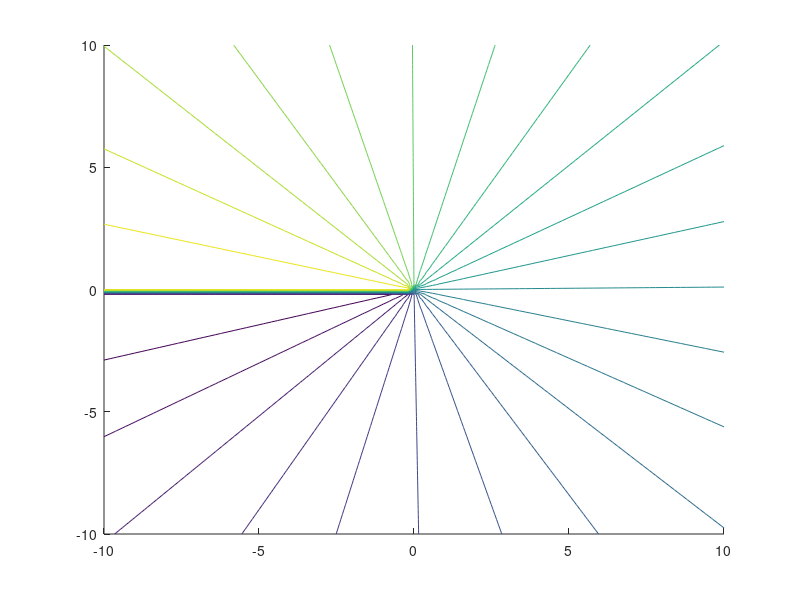

This chart was generated by the following MATLAB code: (Note: this script raises an error after producing the figure.)
clear all, close all


%-- PARAMETERS --------------------------------------------------------
% general
    gamma = 20.0;   
% for domain
    dim = 101;
    dom = [-10,10];
    lessdim = 17;
%-- PARAMETERS --------------------------------------------------------


%-- SETTING DOMAIN ----------------------------------------------------
% general cartesian grid
    xgrid = linspace(dom(1),dom(2),dim)';
    ygrid = linspace(dom(1),dom(2),dim)';
    [xgrid,ygrid] = meshgrid(xgrid,ygrid);
% general polar grid
    rgrid = sqrt( xgrid.^2 + ygrid.^2 );
    ogrid = atan2( ygrid,xgrid );
% coarser cartesian grid for velocity
    xcoarse = linspace(dom(1),dom(2),lessdim)';
    ycoarse = linspace(dom(1),dom(2),lessdim)';
    [xcoarse,ycoarse] = meshgrid(xcoarse,ycoarse);
% coarser polar grid for velocity
    rcoarse = sqrt( xcoarse.^2 + ycoarse.^2 );
    ocoarse = atan2( ycoarse,xcoarse );
%-- SETTING DOMAIN ----------------------------------------------------


%-- STREAMLINES AND EQUIPOTENTIAL LINES -------------------------------
% functions
    phi = zeros(dim,dim);
    psi = zeros(dim,dim);
    for i=1:dim
        for j=1:dim
            if (rgrid(i,j) ~= 0)
                psi(i,j) = -gamma/(2*pi) * log(rgrid(i,j));
            else
                psi(i,j) = +gamma*1.0e14;
            end
            phi(i,j) = gamma/(2*pi) * ogrid(i,j);
        end
    end
% const values for contour
    maxphi = max(max(phi));     
    maxpsi = 8; 
    minphi = min(min(phi)); 
    minpsi = min(min(psi));
    phivec = linspace(minphi,maxphi,25)';
    psivec = linspace(minpsi,maxpsi,25)';
% plot
    figure(1)
    hold on 
    contour(xgrid,ygrid,phi,phivec,'color',[0.0000 0.4470 0.7410],'LineWidth',1); %blue
    contour(xgrid,ygrid,psi,psivec,'color',[0.4660 0.6740 0.1880],'LineWidth',1); %green
    legend('Equipot. lines','Streamlines');
    axis equal;
    xlabel('x');
    ylabel('y');
    xlim(dom);
    ylim(dom);
    %title('Streamlines and Equipotential lines');
    hold off
%-- STREAMLINES AND EQUIPOTENTIAL LINES -------------------------------



%-- VELOCITY COMPONENTS -----------------------------------------------
% functions
    uocomp = gamma./(2*pi*rcoarse);
    urcomp = zeros(lessdim,lessdim);
    ucomp = urcomp.*cos(ocoarse) - uocomp.*sin(ocoarse);
    vcomp = urcomp.*sin(ocoarse) + uocomp.*cos(ocoarse);
% plot
    figure(2)
    hold on 
    quiver(xcoarse,ycoarse,ucomp,vcomp,'color',[0.4940 0.1840 0.5560],'LineWidth',1); %violet
    legend('Velocity Field');
    axis equal;
    xlabel('x');
    ylabel('y');
    xlim(dom);
    ylim(dom);
    %title('Velocity Field');
    hold off
%-- VELOCITY COMPONENTS -----------------------------------------------

